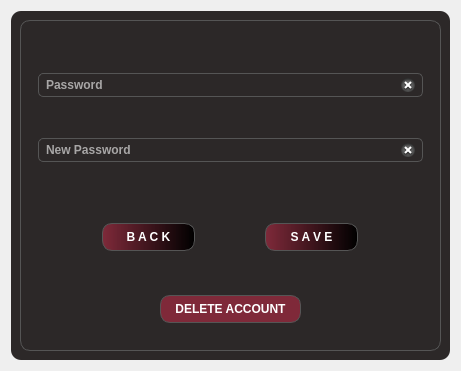
            <widget class="QWidget" name="securityPage">
             <property name="styleSheet">
              <string notr="true">#widget_4{
background-color:  #2C2828;
border-radius: 10px;
}
#verticalWidget{
border: 1px solid #555;
padding: 3px 5px;
font-weight: bold;
border-radius: 10px;

}
#ancienpass, #newpass {
	border-radius: 5px;
	color:rgba(255, 255, 255, 150);
	background-color: #2C2828;
    border: 1px solid #555;
	padding: 3px 5px;
	font-weight: bold;
}

#verticalFrame, #horizontalFrame_7, #horizontalFrame_6{
background-color: transparent;
border : none;
}

#savePassBtn, #backBtn2{	
border: 1px solid #555;
font-weight: bold;
background-color: qlineargradient(spread:pad, x1:0, y1:0, x2:1, y2:0, stop:0 rgba(254, 44, 85, 100), stop:1 rgba(0, 0, 0, 255));
border-radius: 10px;
color: #fff;

}
#savePassBtn::hover, #backBtn2::hover{	
font-weight: bold;
background-color: qlineargradient(spread:pad, x1:0, y1:0, x2:1, y2:0, stop:0 rgba(254, 44, 85, 150), stop:1 rgba(0, 0, 0, 255));
}

#savePassBtn::pressed, #backBtn2::pressed{	
font-weight: bold;
padding-left:10px;
padding-top:5px;
background-color: #2C2828;
}

#deleteAccountBtn{
border: 1px solid #555;
font-weight: bold;
background-color: rgba(254, 44, 85, 100);
border-radius: 10px;
color: #fff;
}


#deleteAccountBtn:hover{
font-weight: bold;
background-color: qlineargradient(spread:pad, x1:0, y1:0, x2:1, y2:0, stop:0 rgba(254, 44, 85, 150), stop:1 rgba(0, 0, 0, 255));

}
#deleteAccountBtn:pressed{
border: 1px solid #555;
padding-left:6px;
padding-top:4px;
		border-radius: 8px;

	background-color: #2C2828;
}
</string>
             </property>
             <layout class="QHBoxLayout" name="horizontalLayout_28">
              <item>
               <widget class="QWidget" name="widget_4" native="true">
                <property name="maximumSize">
                 <size>
                  <width>441</width>
                  <height>351</height>
                 </size>
                </property>
                <property name="styleSheet">
                 <string notr="true"/>
                </property>
                <layout class="QHBoxLayout" name="horizontalLayout_27">
                 <item>
                  <widget class="QWidget" name="verticalWidget" native="true">
                   <property name="sizePolicy">
                    <sizepolicy hsizetype="Fixed" vsizetype="Fixed">
                     <horstretch>0</horstretch>
                     <verstretch>0</verstretch>
                    </sizepolicy>
                   </property>
                   <property name="minimumSize">
                    <size>
                     <width>421</width>
                     <height>331</height>
                    </size>
                   </property>
                   <property name="maximumSize">
                    <size>
                     <width>421</width>
                     <height>331</height>
                    </size>
                   </property>
                   <property name="layoutDirection">
                    <enum>Qt::LeftToRight</enum>
                   </property>
                   <layout class="QVBoxLayout" name="verticalLayout_11">
                    <item>
                     <widget class="QFrame" name="verticalFrame">
                      <property name="sizePolicy">
                       <sizepolicy hsizetype="Preferred" vsizetype="Preferred">
                        <horstretch>0</horstretch>
                        <verstretch>0</verstretch>
                       </sizepolicy>
                      </property>
                      <layout class="QVBoxLayout" name="verticalLayout_6">
                       <item>
                        <widget class="QLineEdit" name="ancienpass">
                         <property name="text">
                          <string>Password</string>
                         </property>
                         <property name="clearButtonEnabled">
                          <bool>true</bool>
                         </property>
                        </widget>
                       </item>
                       <item>
                        <widget class="QLineEdit" name="newpass">
                         <property name="text">
                          <string>New Password</string>
                         </property>
                         <property name="clearButtonEnabled">
                          <bool>true</bool>
                         </property>
                        </widget>
                       </item>
                      </layout>
                     </widget>
                    </item>
                    <item>
                     <widget class="QFrame" name="horizontalFrame_7">
                      <property name="sizePolicy">
                       <sizepolicy hsizetype="Preferred" vsizetype="Fixed">
                        <horstretch>0</horstretch>
                        <verstretch>0</verstretch>
                       </sizepolicy>
                      </property>
                      <property name="minimumSize">
                       <size>
                        <width>251</width>
                        <height>49</height>
                       </size>
                      </property>
                      <property name="layoutDirection">
                       <enum>Qt::LeftToRight</enum>
                      </property>
                      <layout class="QHBoxLayout" name="horizontalLayout_16">
                       <item>
                        <widget class="QPushButton" name="backBtn2">
                         <property name="minimumSize">
                          <size>
                           <width>93</width>
                           <height>28</height>
                          </size>
                         </property>
                         <property name="maximumSize">
                          <size>
                           <width>93</width>
                           <height>28</height>
                          </size>
                         </property>
                         <property name="text">
                          <string>B A C K</string>
                         </property>
                         <property name="icon">
                          <iconset resource="../resources.qrc">
                           <normaloff>:/icons/icons/feather/arrow-left-circle.svg</normaloff>:/icons/icons/feather/arrow-left-circle.svg</iconset>
                         </property>
                        </widget>
                       </item>
                       <item>
                        <widget class="QPushButton" name="savePassBtn">
                         <property name="minimumSize">
                          <size>
                           <width>93</width>
                           <height>28</height>
                          </size>
                         </property>
                         <property name="maximumSize">
                          <size>
                           <width>93</width>
                           <height>28</height>
                          </size>
                         </property>
                         <property name="text">
                          <string>S A V E</string>
                         </property>
                         <property name="icon">
                          <iconset resource="../resources.qrc">
                           <normaloff>:/icons/icons/feather/save.svg</normaloff>:/icons/icons/feather/save.svg</iconset>
                         </property>
                        </widget>
                       </item>
                      </layout>
                     </widget>
                    </item>
                    <item alignment="Qt::AlignHCenter">
                     <widget class="QFrame" name="horizontalFrame_6">
                      <property name="sizePolicy">
                       <sizepolicy hsizetype="Preferred" vsizetype="Preferred">
                        <horstretch>0</horstretch>
                        <verstretch>0</verstretch>
                       </sizepolicy>
                      </property>
                      <property name="minimumSize">
                       <size>
                        <width>0</width>
                        <height>74</height>
                       </size>
                      </property>
                      <property name="maximumSize">
                       <size>
                        <width>16777215</width>
                        <height>66</height>
                       </size>
                      </property>
                      <layout class="QHBoxLayout" name="horizontalLayout_26">
                       <property name="bottomMargin">
                        <number>9</number>
                       </property>
                       <item>
                        <widget class="QPushButton" name="deleteAccountBtn">
                         <property name="minimumSize">
                          <size>
                           <width>141</width>
                           <height>28</height>
                          </size>
                         </property>
                         <property name="maximumSize">
                          <size>
                           <width>141</width>
                           <height>28</height>
                          </size>
                         </property>
                         <property name="layoutDirection">
                          <enum>Qt::LeftToRight</enum>
                         </property>
                         <property name="text">
                          <string>DELETE ACCOUNT</string>
                         </property>
                         <property name="icon">
                          <iconset resource="../resources.qrc">
                           <normaloff>:/icons/icons/feather/alert-triangle.svg</normaloff>:/icons/icons/feather/alert-triangle.svg</iconset>
                         </property>
                         <property name="iconSize">
                          <size>
                           <width>20</width>
                           <height>20</height>
                          </size>
                         </property>
                        </widget>
                       </item>
                      </layout>
                     </widget>
                    </item>
                   </layout>
                  </widget>
                 </item>
                </layout>
               </widget>
              </item>
             </layout>
            </widget>
